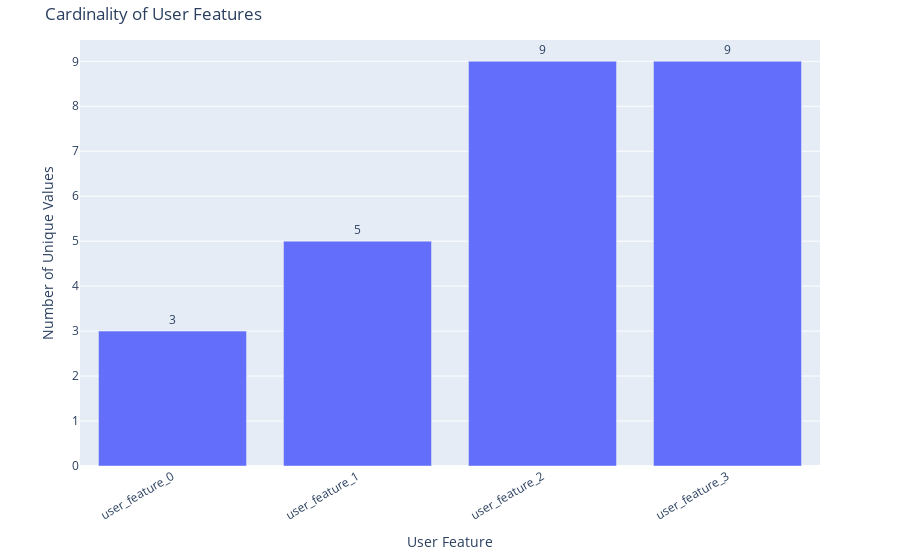

The notebook cell this image was saved under:
### Markdown cell above
### cardinality per user feature

### Code cell
# Select only the user feature columns
user_feature_cols = [c for c in log_df_readable.columns if c.startswith("user_feature")]

# Count unique values per column
cardinality = {c: log_df_readable[c].nunique() for c in user_feature_cols}
cardinality_df = pd.DataFrame.from_dict(cardinality, orient="index", columns=["n_unique"]).reset_index()
cardinality_df.rename(columns={"index": "feature"}, inplace=True)

# Plot vertical bars
fig = px.bar(
    cardinality_df,
    x="feature",
    y="n_unique",
    text="n_unique",
    title="Cardinality of User Features",
    labels={"n_unique": "Number of Unique Values", "feature": "User Feature"},
)

fig.update_traces(textposition="outside")
fig.update_layout(
    xaxis_tickangle=-30,
    yaxis=dict(title="Number of Unique Values"),
    xaxis=dict(title="User Feature"),
    margin=dict(t=40)  # increase top margin so labels fit
)
fig.show()

### Figure 1 — Plotly figure (JSON) as saved in the notebook; plotly's stock layout.template omitted (floating-point values rounded to 4 significant figures)
{"data": [{"hovertemplate": "User Feature=%{x}<br>Number of Unique Values=%{text}<extra></extra>", "legendgroup": "", "marker": {"color": "#636efa", "pattern": {"shape": ""}}, "name": "", "orientation": "v", "showlegend": false, "text": [3.0, 5.0, 9.0, 9.0], "textposition": "outside", "type": "bar", "x": ["user_feature_0", "user_feature_1", "user_feature_2", "user_feature_3"], "xaxis": "x", "y": [3, 5, 9, 9], "yaxis": "y"}], "layout": {"barmode": "relative", "legend": {"tracegroupgap": 0}, "margin": {"t": 40}, "title": {"text": "Cardinality of User Features"}, "xaxis": {"anchor": "y", "domain": [0, 1], "tickangle": -30, "title": {"text": "User Feature"}}, "yaxis": {"anchor": "x", "domain": [0, 1], "title": {"text": "Number of Unique Values"}}}}
